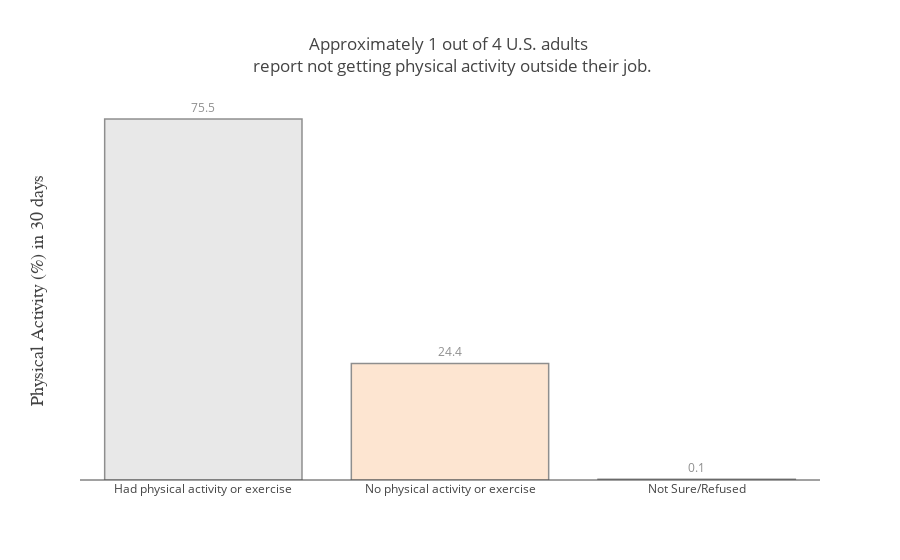

Source (notebook cell):
### Code cell
graphData=freq_table.reset_index().copy()
#pass data in
data = [go.Bar(x=graphData.loc[0:2]['index'],
               y=graphData.loc[0:2]['Percent'],
               text=round((graphData.loc[0:2]['Percent']),1),
               textposition='outside',marker=dict(
               color=['rgb(217,217,217)','rgb(252,213,180)','rgb(217,217,217)'],line=dict(color='rgb(68,68,68)',
               width=1.5),),opacity=0.6)]

layout = go.Layout(
                title='Approximately 1 out of 4 U.S. adults <br> report not getting physical activity outside their job.',
                yaxis=dict(title='Physical Activity (%) in 30 days</b>',ticks='',showticklabels=False,showgrid=False,
                titlefont=dict(family='Arial, sans-serif',size=18,color='444444',))
                ,xaxis=dict(ticks='',tickangle=0))

fig = go.Figure(data=data, layout=layout)
py.iplot(fig, filename='text-hover-bar')

### Figure 1 — Plotly figure (JSON) as saved in the notebook; plotly's stock layout.template omitted (floating-point values rounded to 4 significant figures)
{"data": [{"marker": {"color": ["rgb(217,217,217)", "rgb(252,213,180)", "rgb(217,217,217)"], "line": {"color": "rgb(68,68,68)", "width": 1.5}}, "opacity": 0.6, "text": [75.5, 24.4, 0.1], "textposition": "outside", "type": "bar", "x": ["Had physical activity or exercise", "No physical activity or exercise", "Not Sure/Refused"], "y": [75.48, 24.38, 0.1355]}], "layout": {"title": "Approximately 1 out of 4 U.S. adults <br> report not getting physical activity outside their job.", "xaxis": {"tickangle": 0, "ticks": ""}, "yaxis": {"showgrid": false, "showticklabels": false, "ticks": "", "title": "Physical Activity (%) in 30 days</b>", "titlefont": {"color": "444444", "family": "Arial, sans-serif", "size": 18}}}}
